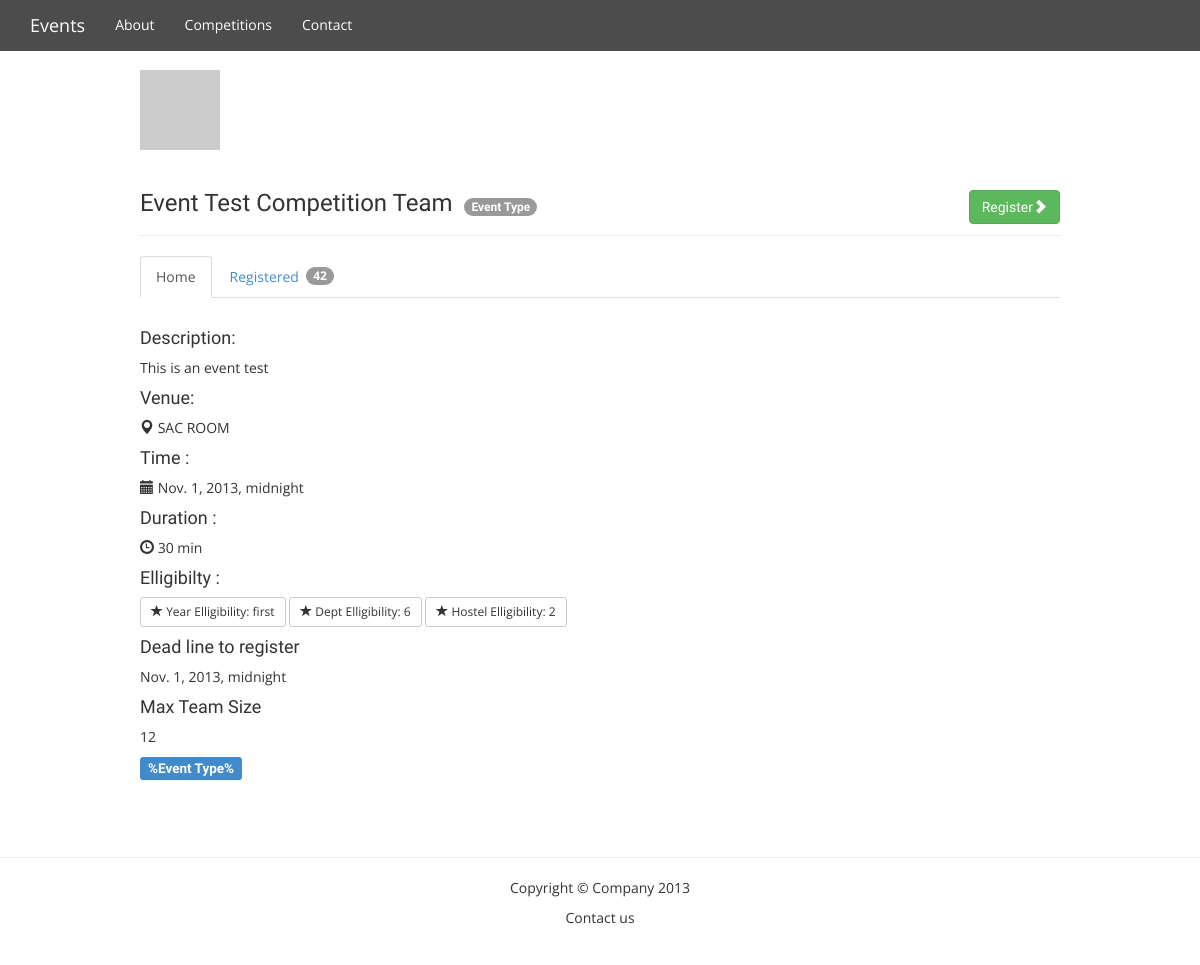
Screenshot of /event/7/ with the database file from the repository.
### event/models.py (models this page shows)
class Event(models.Model):
	name = models.CharField(max_length=255)
	description =models.TextField()
	venue = models.CharField(max_length=255)
	start_time = models.DateTimeField()
	duration = models.CharField(max_length=255)
	year_elligible = models.CharField(max_length=25)
	dept_elligible = models.IntegerField(default=0)
	hostel_elligible = models.IntegerField()
	picture = models.CharField(max_length=25)

class TeamEvent(models.Model):
	teamevent = models.ForeignKey(Event)
	deadline = models.DateTimeField()
	teamsize = models.IntegerField()

### event/views.py (the view)
# urls.py: url(r'^event/(\d+)/$',viewEventPage),
def viewEventPage(request,offset):
	type1 = ""
	try:
		offset = int(offset)
	except ValueError:
		raise Http404()
	if len(Event.objects.filter(id=offset)) == 0:
		return Http404()
	else:
		event = Event.objects.filter(id=offset)[0]
		if len(Concert.objects.filter(concert=event)) != 0:
			concert = Concert.objects.filter(concert=event)[0]
			type1="concert"
			return render(request,'eventpage.html',{'event':event,"type":type1,'concert':concert})
		elif len(Lecture.objects.filter(lecture=event)) != 0:
			lecture = Lecture.objects.filter(lecture=event)[0]
			type1="lecture"
			return render(request,'eventpage.html',{'event':event,'type':type1,'lecture':lecture})
		elif len(Competition.objects.filter(competition=event)) != 0:
			competition = Competition.objects.filter(competition=event)[0]
			type1 = "competition"
			return render(request,'eventpage.html',{'event':event,'type':type1,'competition':competition})
		elif len(TeamEvent.objects.filter(teamevent=event)) != 0:
			teamevent = TeamEvent.objects.filter(teamevent=event)[0]
			type1 = "team"
			return render(request,'eventpage.html',{'event':event,'type':type1,'team':teamevent})
		elif len(Workshop.objects.filter(workshop=event)) != 0:
			workshop = Workshop.objects.filter(workshop=event)[0]
			type1 = "workshop"
			return render(request,'eventpage.html',{'event':event,'type':type1,'workshop':workshop})
		else:
			return render(request,'eventpage.html',{'event':event})

### templates/eventpage.html (shortened to what this page needs)
<!DOCTYPE html>
<html lang="en">
  <head>
    <link href="/static/bootstrap/css/bootstrap.css" rel="stylesheet">
    <link href="/static/bootstrap/css/stylesheet.css" rel="stylesheet">
  </head>
  <body>
    <nav class="navbar navbar-fixed-top navbar-inverse" id="nav" role="navigation">
      <div class="container">
        <div class="navbar-header">
          <a class="navbar-brand" href="./">Events</a>
        </div>
        <div class="collapse navbar-collapse navbar-ex1-collapse">
          <ul class="nav navbar-nav">
            <li><a href="#about">About</a></li>
            <li><a href="./events">Competitions</a></li>
            <li><a href="./contact.html">Contact</a></li>
          </ul>
        </div>
      </div>
    </nav>
    <br/>
    <div class="row">
      <div class="container">
        <div class="col-lg-10 col-lg-offset-1">
          <div class="row">
            <div class="col-lg-12">
               <img class="img-responsive" src="http://placehold.it/1024X300">
            </div>
            <div class="col-lg-12">
              <div class="page-header">
                <h3>{{ event.name }} &nbsp;<span class="badge">Event Type</span>
                {% if type == "team" %}
                   <button type="button" class="btn btn-success pull-right" data-toggle="modal" data-target="#myModal">Register<span class="glyphicon glyphicon-chevron-right"></span></button>
                {% elif type == "competition" %}
                 <form method="post" action="/event/register" name="type" value="competition"><button type="submit" name="eventid" value="{{ event.id }}" class="btn btn-success pull-right">Register <span class="glyphicon glyphicon-chevron-right"></span></button> </form>
                 {% endif %}
               </h3>
              </div>
              <ul id="myTab" class="nav nav-tabs">
                <li class="active"><a href="#home" data-toggle="tab">Home</a></li>
                <li class=""><a href="#reg" data-toggle="tab">Registered &nbsp;<span class="badge pull-right"> 42</span></a></li>
              </ul>
              <div id="myTabContent" class="tab-content">
                <div class="tab-pane fade active in" id="home">
                  <br/>
                  <h4>Description:</h4>
                  <p>{{ event.description }}</p>
                  <h4> Venue: </h4>
                  <p><span class="glyphicon glyphicon-map-marker"></span>  {{ event.venue }} </p>
                  <h4> Time : </h4>
                  <p><span class="glyphicon glyphicon-calendar"></span> {{ event.start_time }} </p>
                  <h4> Duration : </h4>
                  <p><span class="glyphicon glyphicon-time"></span> {{ event.duration }} </p>
                  <h4> Elligibilty : </h4>
                  <button type="button" class="btn btn-default btn-sm">
                    <span class="glyphicon glyphicon-star"></span> Year Elligibility: {{ event.year_elligible }}
                  </button>
                  <button type="button" class="btn btn-default btn-sm">
                    <span class="glyphicon glyphicon-star"></span> Dept Elligibility: {{ event.dept_elligible }}
                  </button>
                  <button type="button" class="btn btn-default btn-sm">
                    <span class="glyphicon glyphicon-star"></span> Hostel Elligibility: {{ event.hostel_elligible }}
                  </button>
                     {% if type == "concert" %}
                        <h4> Concert By: </h4>
                          <p> {{ concert.concertby }} </p>
                     {% elif type == "workshop" %}
                        <h4> Workshop By: </h4>
                        <p> {{ workshop.conductedby}} </h4>
                        <h4> Field of Workshop: </h4>
                        <p> %NAME% </p>
                     {% elif type == "lecture" %}
                      <h4> Lecture By: </h4>
                      <p> {{ workshop.field }} </p>
                     {% elif type == "competition" %}
                      <h4>Dead line to register </h4>
                      <p><span class="glyphicon glyphicon-calendar"></span> {{ competition.deadline }} </span></p>
                    {% elif type == "team" %}
                      <h4>Dead line to register </h4>
                      <p><spanclass="glyphicon glyphicon-calendar"></span> {{ team.deadline }} </span></p>
                      <h4> Max Team Size </h4>
                      <p>{{ team.teamsize }}
                    {% endif %}
                 <h4><span class="label label-primary">%Event Type%</span></h4>
                </div>
            </div>
        </div>
      </div>
    </div>
  </div>
      <footer>
        <div class="row">
          <div class="col-lg-12">
            <hr>
            <p style="text-align:center">Copyright &copy; Company 2013</p>
            <p style="text-align:center"> Contact us </p>
          </div>
        </div>
      </footer>
    </div>

### rows the page displays
Event: name "Event Test Competition Team", description "This is an event test", venue "SAC ROOM", start_time "Nov. 1, 2013, midnight", duration "30 min", year_elligible "first", dept_elligible "6", hostel_elligible "2"
TeamEvent: deadline "Nov. 1, 2013, midnight", teamsize "12"
